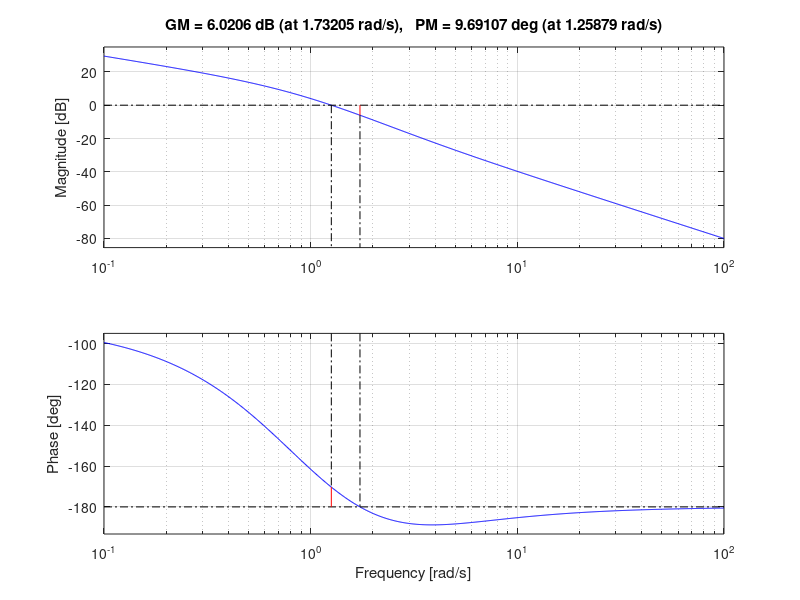

MATLAB code for this plot:
pkg load control;

w =1000

argjw = atand(w/40) - 90 - 2*atand(w/10) - atand(w/80)


a = 20*log10(0.5) - 20*log10(w) - 40*log10(w/10) + 20*log10(w/40) - 20*log10(w/80)

s = tf('s');
Wp = (s+3)/s/(s+1)/(s+1);
[pojacanje, faza, wpi, wpf] = margin(Wp);
margin(Wp);grid on;
pojacanje
faza
wpi
wpf
